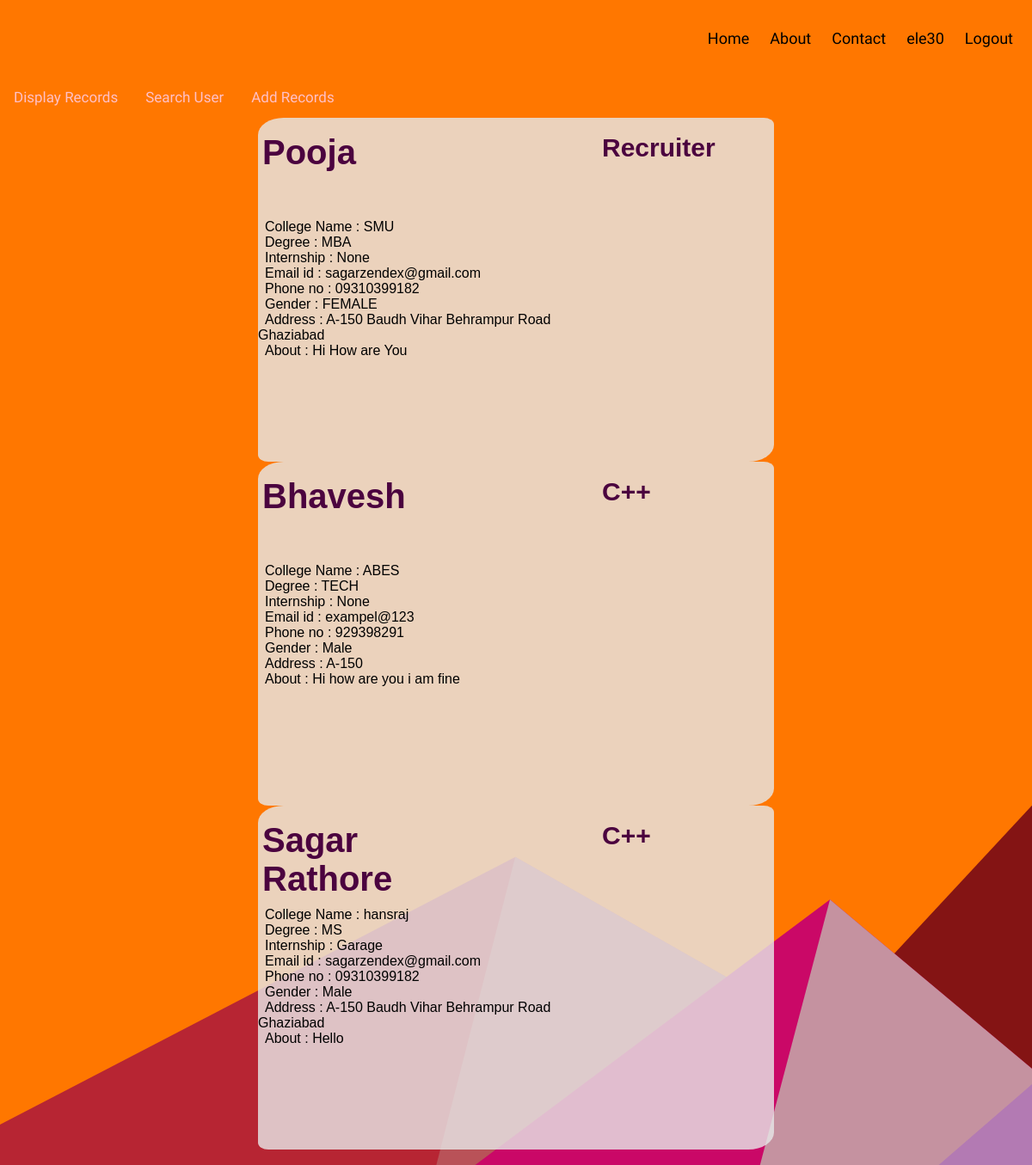
Page /home/ (signed in) on the committed database.
### studentdetail/models.py (models this page shows)
class tbl_student1(models.Model):
    student_id = models.AutoField(primary_key=True)
    student_name = models.CharField(max_length=50)
    student_college = models.CharField(max_length=100)
    specialization = models.CharField(max_length=100)
    degree_name = models.CharField(max_length=100)
    internship_name = models.CharField(max_length=100)
    student_email = models.EmailField(max_length=100)
    student_phone = models.CharField(max_length=100)
    student_address = models.CharField(max_length=100)
    student_gender = models.CharField(max_length=10)
    notes = models.TextField()
    username = models.CharField(max_length=100,default='ele30')

### student_web/views.py (the view)
# urls.py: 2. Add a URL to urlpatterns:  path('', views.home, name='home')
def home(request):
    active_username = request.session['username']
    students = tbl_student1.objects.filter(username=active_username)
    return render(request, 'divdetail.html', {'students': students, 'username': active_username})

### templates/divdetail.html
{% extends "base.html" %}
{% load static %}
{% block scripts %}
<link rel="stylesheet" href="{% static 'css/division.css'%}">
{% endblock %}
{% block content %}
    {% for student in students %}
    <div id = "before">
        <br>
        <div id="name">{{student.student_name}}</div>
        <div id="specialty">{{student.specialization}}</div>
        <div id="detail">
            &ensp;College Name : {{student.student_college}}<br>
            &ensp;Degree : {{student.degree_name}}<br>
            &ensp;Internship : {{student.internship_name}}<br>
            &ensp;Email id : {{student.student_email}}<br>
            &ensp;Phone no : {{student.student_phone}}<br>
            &ensp;Gender : {{student.student_gender}}<br>
            &ensp;Address : {{student.student_address}}<br>
            &ensp;About : {{student.notes}}<br>
        </div>
    </div>
    {% endfor %}
{% endblock %}

### templates/base.html (shortened to what this page needs)
{% load static%}
<!DOCTYPE html>
<html lang="en">
<head>
    <link rel = "stylesheet" href = "{% static 'css/navigation.css'%}">
    <link rel = "stylesheet" href = "{% static 'css/header.css'%}">
    {% block scripts %}
    {% endblock %}
</head>
<body>
    <div class="header">
        <div class="header-right">
            <a href="">Home</a>
            <a href="">About</a>
            <a href="">Contact</a>
            {% if username  %}
            <a href="#">{{username}}</a>
            <a href="{% url 'logout' %}">Logout</a>
            {% else %}
            <a href="{% url 'login' %}">Login</a>
            <a href="{% url 'register' %}">Sign Up</a>
            {% endif %}
    </div>
    </div>
    <div class="topnav">
        <a href="{% url 'home' %}">Display Records</a>
        <a href="{% url 'user_records' %}">Search User</a>
        <a href="{% url 'index' %}">Add Records</a>
    </div>
    {% block content %}
    {% endblock %}
</body>
</html>

### static/css/navigation.css (style rules this page uses)
body { margin: 0; font-family: 'Inconsolata', monospace; background-color: #ff7700; background-attachment: fixed; background-size: cover; }
.topnav { overflow: hidden; background-color: rgb(255, 119, 0); }
.topnav a { float: left; display: block; text-align: center; padding: 14px 16px; text-decoration: none; font-size: 17px; color: #ffc0c7; overflow: hidden; }

### static/css/header.css (style rules this page uses)
.header { overflow: hidden; background-color: rgb(255, 119, 0); padding: 20px 10px; }
.header a { float: left; color: black; text-align: center; padding: 12px; text-decoration: none; font-size: 18px; line-height: 25px; border-radius: 4px; }
.header-right { float: right; }

### static/css/division.css (style rules this page uses)
#before { border-radius: 5% 2% ; width: 50%; height: 400px; margin: auto; justify-self: center; background-color: #e7e7e7d0; font-family: 'Raleway', sans-serif; }
#name { width: 200px; height: 100px; float: left; padding-left: 5px;; font-size: 40px; font-weight: bold; color: #4b033f; }
#specialty { width: 200px; height: 100px; float: right; font-size: 30px; font-weight: bold; color: #4b033f; }
#detail { height:300px; width: 400px; float: left; }

### rows in the picture
tbl_student1: student_name "Pooja", specialization "Recruiter", student_college "SMU", degree_name "MBA", internship_name "None", student_email "sagarzendex@gmail.com", student_phone "09310399182", student_gender "FEMALE", student_address "A-150 Baudh Vihar Behrampur Road Ghaziabad", notes "Hi How are You"
tbl_student1: student_name "Bhavesh", specialization "C++", student_college "ABES", degree_name "TECH", internship_name "None", student_email "exampel@123", student_phone "929398291", student_gender "Male", student_address "A-150", notes "Hi how are you i am fine"
tbl_student1: student_name "Sagar Rathore", specialization "C++", student_college "hansraj", degree_name "MS", internship_name "Garage", student_email "sagarzendex@gmail.com", student_phone "09310399182", student_gender "Male", student_address "A-150 Baudh Vihar Behrampur Road Ghaziabad", notes "Hello"

### other values in the picture
{{ username }} "ele30"
